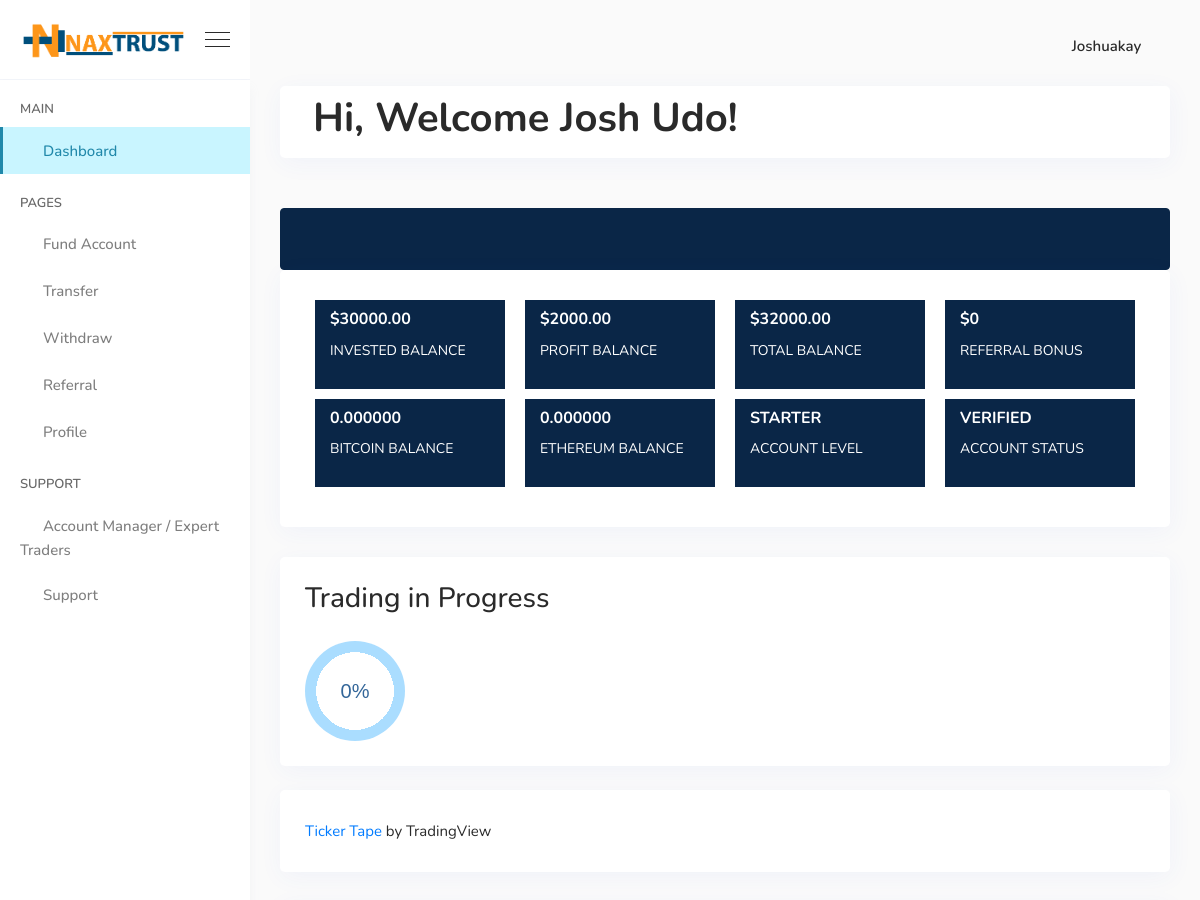
Page /dashboard/ (signed in, upper part) on the earlier database version.
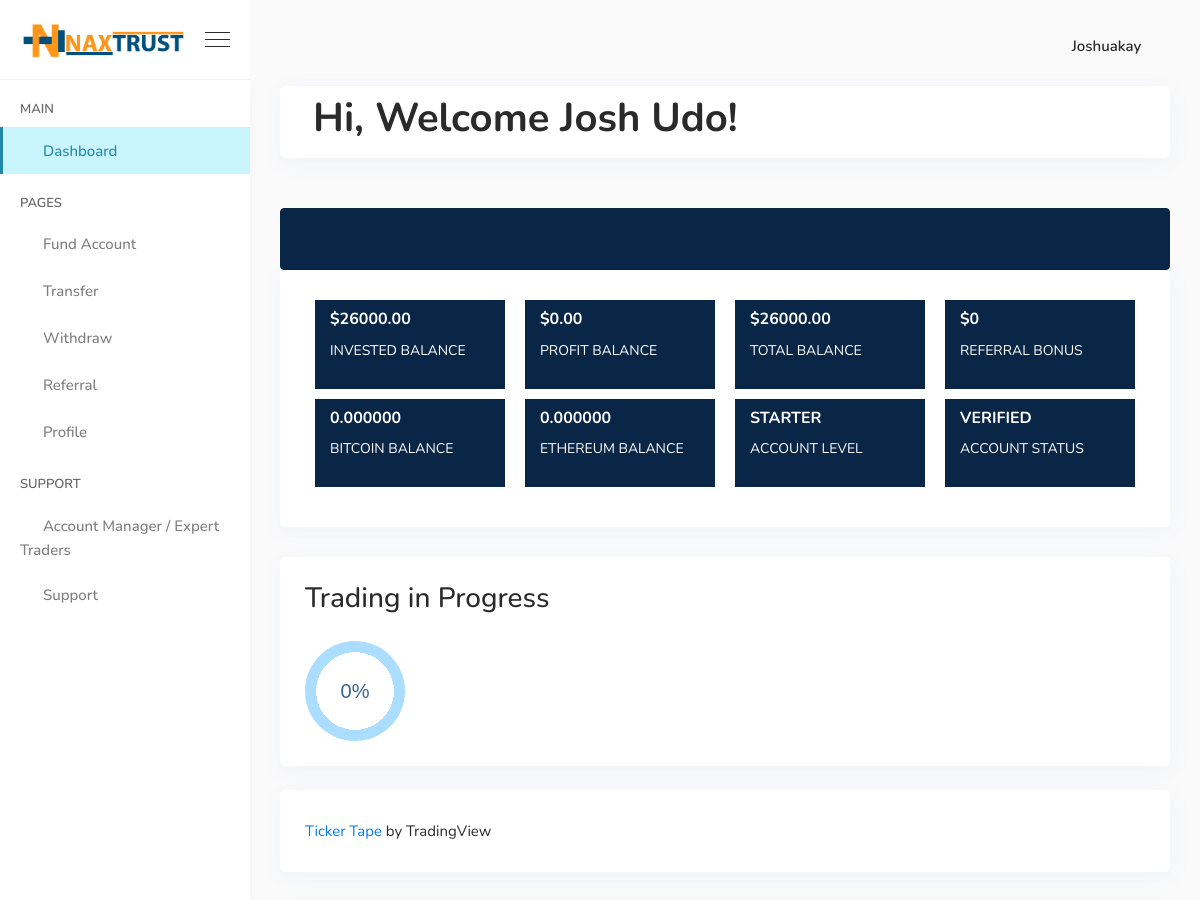
Same page on the later database version.
### core/models.py (models this page shows, shortened)
class Account(models.Model):
    user = models.OneToOneField(User, on_delete=models.CASCADE)
    invested_balance = models.DecimalField(decimal_places=2, max_digits=10, default=Decimal("0.00"))
    profit = models.DecimalField(decimal_places=2, max_digits=10, default=Decimal("0.00"))
    btc_balance = models.DecimalField(decimal_places=6, max_digits=12, default=Decimal("0.00"))
    eth_balance = models.DecimalField(decimal_places=6, max_digits=12, default=Decimal("0.00"))
    shiba_balance = models.DecimalField(decimal_places=6, max_digits=12, default=Decimal("0.00"))
    usdt_balance = models.DecimalField(decimal_places=6, max_digits=12, default=Decimal("0.00"))
    profit_balance = models.DecimalField(decimal_places=2, max_digits=20, default=Decimal("0.00"))
    trading_progress = models.IntegerField(default=0)
    level = models.CharField(max_length = 15, choices = (("starter","Starter"),
    ("silver","Silver"),("gold","Gold"),("platinium","Platinium"),
    ("diamond","Diamond"),("corporate","Corprate")),default = "starter")
    active = models.BooleanField(default=True)
    status = models.BooleanField(default = True)
    def all_referral_bonus(self):
        referrals = self.user.referrer.all()
        return sum([referral.bonus for referral in referrals])

class User(AbstractUser):
    full_name = models.CharField(max_length=256)
    email = models.EmailField(
        _('Email'),
        max_length=150,
        unique=True,
        help_text=_('Required. 150 characters or fewer. Letters, digits and @/./+/-/_ only.'),
        error_messages={
            'unique': _("A user with that email already exists."),
        },
    )
    phonenumber = models.CharField(
        max_length=12,
        validators = [numeric_validator]
    )
    country = models.CharField(
        max_length= 50
    )
    is_trader = models.BooleanField(default=True)
    objects = BaseManager()
    USERNAME_FIELD = 'email'
    REQUIRED_FIELDS = []

### core/views.py (the view)
# urls.py: path('dashboard/', views.DashboardView.as_view(),name="dashboard"),
class DashboardView(LoginRequiredMixin, View):
    def get(self,request):
        account = Account.objects.get(user = request.user)
        trading_history = TradingHistory.objects.filter(user = request.user)
        return render(request, 'dashboard/dashboard.html',{'account':account,'trading_history':trading_history})

### core/context_processor.py (called while the page is built)
def nameProcessor(request):
    return {'sitename':"Naxtrust",'supportemail':"support@naxtrust.com"}

### core/templates/dashboard/dashboard.html (shortened to what this page needs)
{% extends 'dashboard/base.html' %} {% load static %}  {% block content %}
<div class="welcome-area">
  <div class="row m-0 align-items-center">
    <div class="col-md-12 p-2">
      <div class="welcome-content">
        <h1 class="mb-2">Hi, Welcome {{request.user.full_name}}!</h1>
      </div>
    </div>
  </div>
</div>
<div
  style="
    margin-top: 20px !important;
    height: 62px;
    background-color: #0a2647;
    overflow: hidden;
    box-sizing: border-box;
    border: 1px solid #0a2647;
    border-radius: 4px;
    text-align: right;
    line-height: 14px;
    block-size: 62px;
    font-size: 12px;
    font-feature-settings: normal;
    text-size-adjust: 100%;
    padding: 1px;
    padding: 0px;
    margin: 0px;
    width: 100%;
  "
>
  <div style="height: 40px; padding: 0px; margin: 0px; width: 100%">
    <iframe
      src="https://widget.coinlib.io/widget?type=horizontal_v2&amp;theme=dark&amp;pref_coin_id=1505&amp;invert_hover=no"
      width="100%"
      height="36px"
      scrolling="auto"
      marginwidth="0"
      marginheight="0"
      frameborder="0"
      border="0"
      style="border: 0; margin: 0; padding: 0"
    ></iframe>
  </div>
</div>
<div class="ecommerce-stats-area">
  <div class="row">
    <div class="col-md-3 col-6">
      <div class="status-box">
        <h6 class="status-header">${{account.invested_balance}} <i class="fa fa-money"></i></h6>
        <p class="status-body">Invested Balance</p>
      </div>
    </div>
    <div class="col-md-3 col-6">
      <div class="status-box">
        <h6 class="status-header">${{account.profit}}<i class="fa fa-area-chart"></i></h6>
        <p class="status-body">Profit Balance </p>
      </div>
    </div>
    <div class="col-md-3 col-6">
      <div class="status-box">
        <h6 class="status-header">${{account.profit_balance}}<i class="fa fa-money"></i></h6>
        <p class="status-body">Total Balance </p>
      </div>
    </div>
    <div class="col-md-3 col-6">
      <div class="status-box">
        <h6 class="status-header">${{account.all_referral_bonus}}<i class="fa fa-users"></i></h6><p class="status-body">Referral Bonus</p>
      </div>
    </div>
    <div class="col-md-3 col-6">
      <div class="status-box">
        <h6 class="status-header">{{account.btc_balance}} <i class="fa fa-money"></i></h6>
        <p class="status-body">Bitcoin Balance</p>
      </div>
    </div>
    <div class="col-md-3 col-6">
      <div class="status-box">
        <h6 class="status-header">{{account.eth_balance}}<i class="fa fa-money"></i></h6>
        <p class="status-body">Ethereum Balance </p>
      </div>
    </div>
    <div class="col-md-3 col-6">
      <div class="status-box">
        <h6 class="status-header">{{account.level}}<i class="fa fa-money"></i></h6>
        <p class="status-body">Account Level</p>
      </div>
    </div>
    <div class="col-md-3 col-6">
      <div class="status-box">
        <h6 class="status-header">verified<i class="fa fa-vcard"></i></h6><p class="status-body">Account Status</p>
      </div>
    </div>
  </div>
</div>
<div class="card mb-4">
  <h3 class="card-header">Trading in Progress</h3>
  <div class="card-body">
    <div
      role="progressbar"
      aria-valuenow="67"
      aria-valuemin="0"
      aria-valuemax="100"
      style="--value: {{account.trading_progress}}; --size:100px;"
    ></div>
  </div>
</div>
<div class="ecommerce-stats-area">
  <div class="row">
    <div class="tradingview-widget-container">
      <div class="tradingview-widget-copyright">
        <a href="https://www.tradingview.com" rel="noopener" target="_blank"
          ><span class="blue-text">Ticker Tape</span></a
        >
        by TradingView
      </div>
    </div>
  </div>
</div>
{% endblock %}

Differences in the rows shown:
changed Account "STARTER": invested_balance "30000.00" → "26000.00"; profit "2000.00" → "0.00"; profit_balance "32000.00" → "26000.00"
